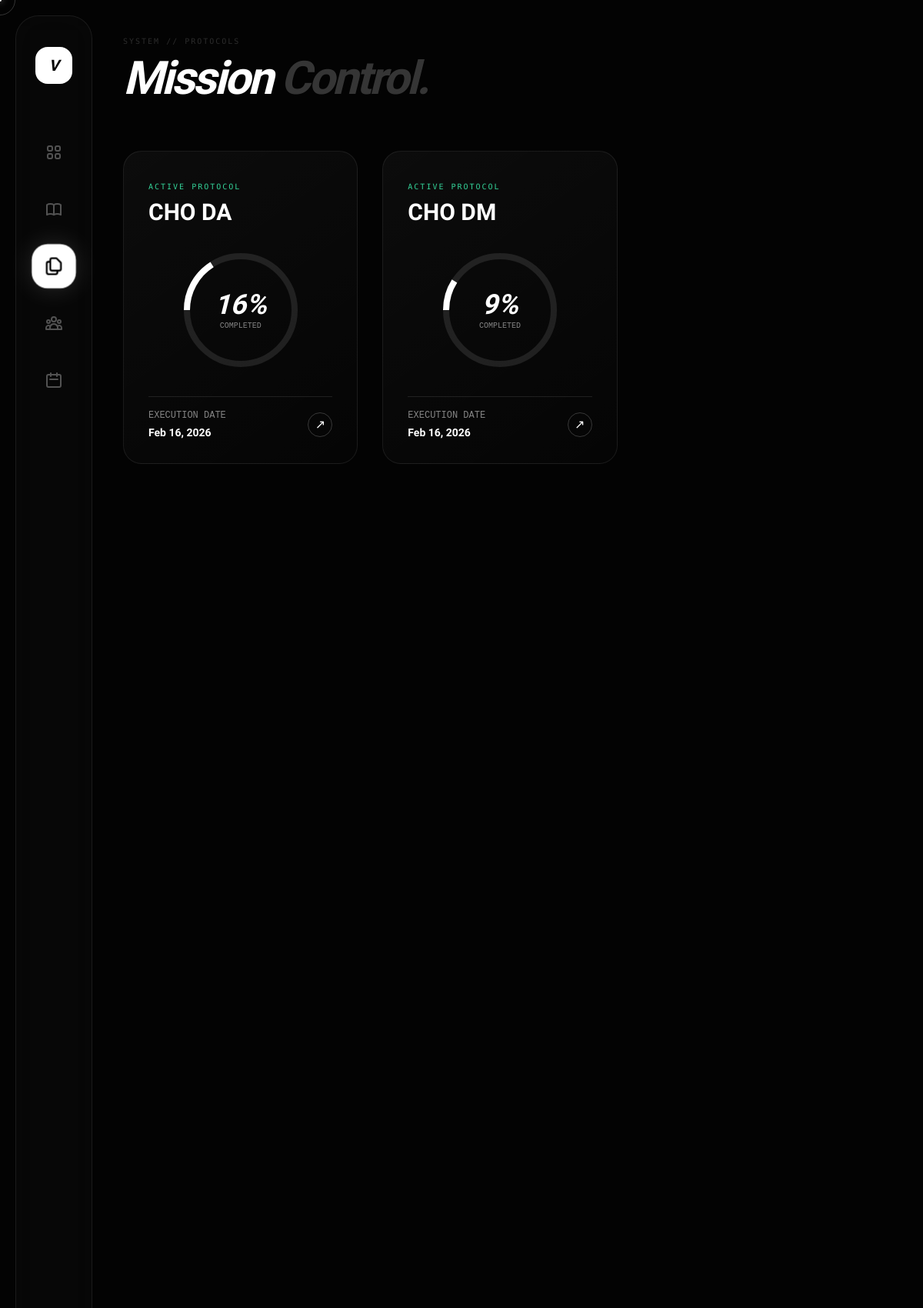
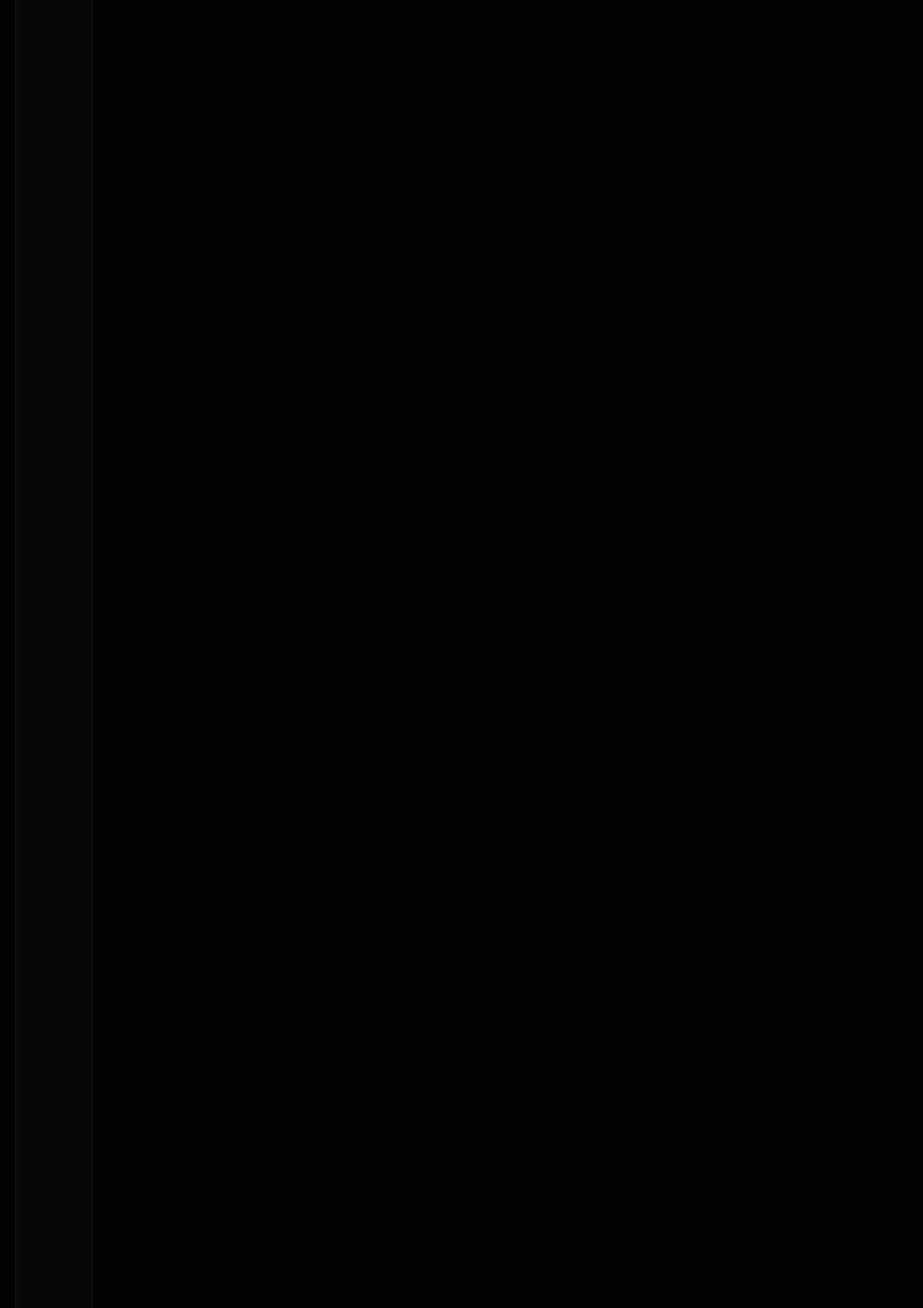
The page /syllabus/ (signed in, upper part) on the database its author committed (2 pictures, top to bottom).
### core/models.py (models this page shows, shortened)
class Exam(models.Model):
    user = models.ForeignKey(User, on_delete=models.CASCADE)
    subject = models.CharField(max_length=200)
    date = models.DateTimeField()
    is_datesheet_entry = models.BooleanField(default=False)
    details = models.CharField(max_length=200, blank=True, null=True)
    def progress(self):
        total = self.topics.count()
        if total == 0: return 0
        completed = self.topics.filter(is_completed=True).count()
        return int((completed / total) * 100)

### core/views.py (the view)
# urls.py: path('syllabus/', views.topics_hub, name='topics_hub'),
@login_required(login_url='signin')
def topics_hub(request):
    exams = Exam.objects.filter(user=request.user, is_datesheet_entry=False, topics__is_cho=True).distinct().order_by('date')
    context = {
        'exams': exams,
        'online_count': Profile.objects.filter(last_seen__gte=timezone.now() - timezone.timedelta(minutes=5)).exclude(user=request.user).count()
    }
    return render(request, 'topics_hub.html', context)

### core/templates/topics_hub.html (shortened to what this page needs)
<!DOCTYPE html>
<html lang="en">
<head>
    <script src="https://cdn.tailwindcss.com"></script>
</head>
<body>
    <div id="c-ring"></div><div id="c-dot"></div>
    <div class="bg-mesh"></div>
    <nav class="sidebar">
    <a href="{% url 'home' %}" class="w-12 h-12 bg-white rounded-2xl mb-16 flex items-center justify-center text-black font-black text-xl italic">V</a>
    <a href="{% url 'dashboard' %}" class="nav-item"></a>
    <a href="{% url 'notes_hub' %}" class="nav-item"></a>
    <a href="#" class="nav-item active"><svg class="w-6 h-6" fill="none" stroke="currentColor" viewBox="0 0 24 24"><path stroke-linecap="round" stroke-linejoin="round" stroke-width="2" d="M8 7v8a2 2 0 002 2h6M8 7V5a2 2 0 012-2h4.586a1 1 0 01.707.293l4.414 4.414a1 1 0 01.293.707V15a2 2 0 01-2 2h-2M8 7H6a2 2 0 00-2 2v10a2 2 0 002 2h8a2 2 0 002-2v-2"/></svg></a>
    <a href="{% url 'squad_hub' %}" class="nav-item"></a>
    <a href="{% url 'datesheet_hub' %}" class="nav-item"><svg class="w-6 h-6" fill="none" stroke="currentColor" viewBox="0 0 24 24"><path stroke-linecap="round" stroke-linejoin="round" stroke-width="2" d="M8 7V3m8 4V3m-9 8h10M5 21h14a2 2 0 002-2V7a2 2 0 00-2-2H5a2 2 0 00-2 2v12a2 2 0 002 2z"/></svg></a>
</nav>
    <main class="main-container">
        <header class="flex justify-between items-end mb-16">
            <div>
                <span class="mono-tag opacity-40">System // Protocols</span>
                <h1 class="text-6xl font-black italic tracking-tighter mt-2">Mission <span class="text-white/20">Control.</span></h1>
            </div>
        </header>
        {% if exams %}
            <div class="grid grid-cols-1 md:grid-cols-2 lg:grid-cols-3 xl:grid-cols-4 gap-8">
                {% for exam in exams %}
                <div onclick="openMission('{{ exam.id }}')" class="card-vault aspect-[3/4] p-8 flex flex-col justify-between group cursor-pointer hover:bg-white/5">
                    <div>
                        <span class="mono-tag text-emerald-400">Active Protocol</span>
                        <h2 class="text-3xl font-bold mt-2 uppercase leading-none break-words">{{ exam.subject }}</h2>
                    </div>
                    <div class="flex items-center justify-center py-8">
                        <div class="relative w-40 h-40">
                            <svg class="w-full h-full transform -rotate-90">
                                <circle cx="80" cy="80" r="70" stroke="rgba(255,255,255,0.1)" stroke-width="8" fill="transparent" />
                                <circle class="progress-ring__circle"
                                        stroke="white"
                                        stroke-width="8"
                                        fill="transparent"
                                        r="70" cx="80" cy="80"
                                        stroke-dasharray="439.8"
                                        stroke-dashoffset="calc(439.8 - (439.8 * {{ exam.progress }}) / 100)"
                                />
                            </svg>
                            <div class="absolute inset-0 flex flex-col items-center justify-center">
                                <span class="text-4xl font-black italic">{{ exam.progress }}%</span>
                                <span class="text-[10px] font-mono opacity-50">COMPLETED</span>
                            </div>
                        </div>
                    </div>
                    <div class="border-t border-white/10 pt-4 flex justify-between items-center">
                        <div>
                            <p class="text-xs font-mono opacity-50">EXECUTION DATE</p>
                            <p class="text-sm font-bold mt-1">{{ exam.date|date:"M d, Y" }}</p>
                        </div>
                        <div class="w-8 h-8 rounded-full border border-white/20 flex items-center justify-center group-hover:bg-white group-hover:text-black transition-colors">
                            ↗
                        </div>
                    </div>
                </div>
                {% endfor %}
            </div>
        {% endif %}
    </main>
</body>
</html>

### core/templates/topics_hub.html (style rules this page uses)
:root { --bg: #030303; --zinc-900: #09090b; --border: rgba(255, 255, 255, 0.08); }
html, body { height: 100%; margin: 0; background-color: var(--bg); color: #fff; font-family: 'Geist', sans-serif; overflow: hidden; cursor: none; }
.bg-mesh { position: fixed; inset: 0; background-image: linear-gradient(rgba(255,255,255,0.02) 1px, transparent 1px), linear-gradient(90deg, rgba(255,255,255,0.02) 1px, transparent 1px); background-size: 60px 60px; mask-image: radial-gradient(circle at center, black, transparent 90%); z-index: -1; }
.sidebar { width: 100px; height: calc(100vh - 40px); position: fixed; top: 20px; left: 20px; background: rgba(255, 255, 255, 0.02); border: 1px solid var(--border); border-radius: 30px; backdrop-filter: blur(20px); display: flex; flex-direction: column; align-items: center; padding: 40px 0; z-index: 100; }
.nav-item { width: 50px; height: 50px; display: flex; align-items: center; justify-content: center; border-radius: 18px; margin-bottom: 24px; transition: all 0.4s cubic-bezier(0.19, 1, 0.22, 1); color: rgba(255,255,255,0.3); }
.nav-item:hover, .nav-item.active { background: white; color: black; box-shadow: 0 0 30px rgba(255,255,255,0.15); transform: scale(1.15); }
.main-container { margin-left: 140px; height: 100vh; overflow-y: auto; padding: 40px 60px 100px 20px; }
.card-vault { background: linear-gradient(145deg, rgba(255,255,255,0.04) 0%, rgba(255,255,255,0.01) 100%); border: 1px solid var(--border); border-radius: 24px; transition: all 0.3s ease; position: relative; overflow: hidden; }
.mono-tag { font-family: 'Geist Mono'; font-size: 10px; text-transform: uppercase; letter-spacing: 0.2em; color: rgba(255,255,255,0.4); }
#c-ring, #c-dot { pointer-events: none; position: fixed; border-radius: 50%; z-index: 10000; transform: translate(-50%, -50%); }
#c-ring { width: 40px; height: 40px; border: 1px solid rgba(255,255,255,0.2); transition: 0.1s; }

### rows shown on the page
Exam: subject "CHO DA", progress "16", date "Feb 16, 2026"
Exam: subject "CHO DM", progress "9", date "Feb 16, 2026"
